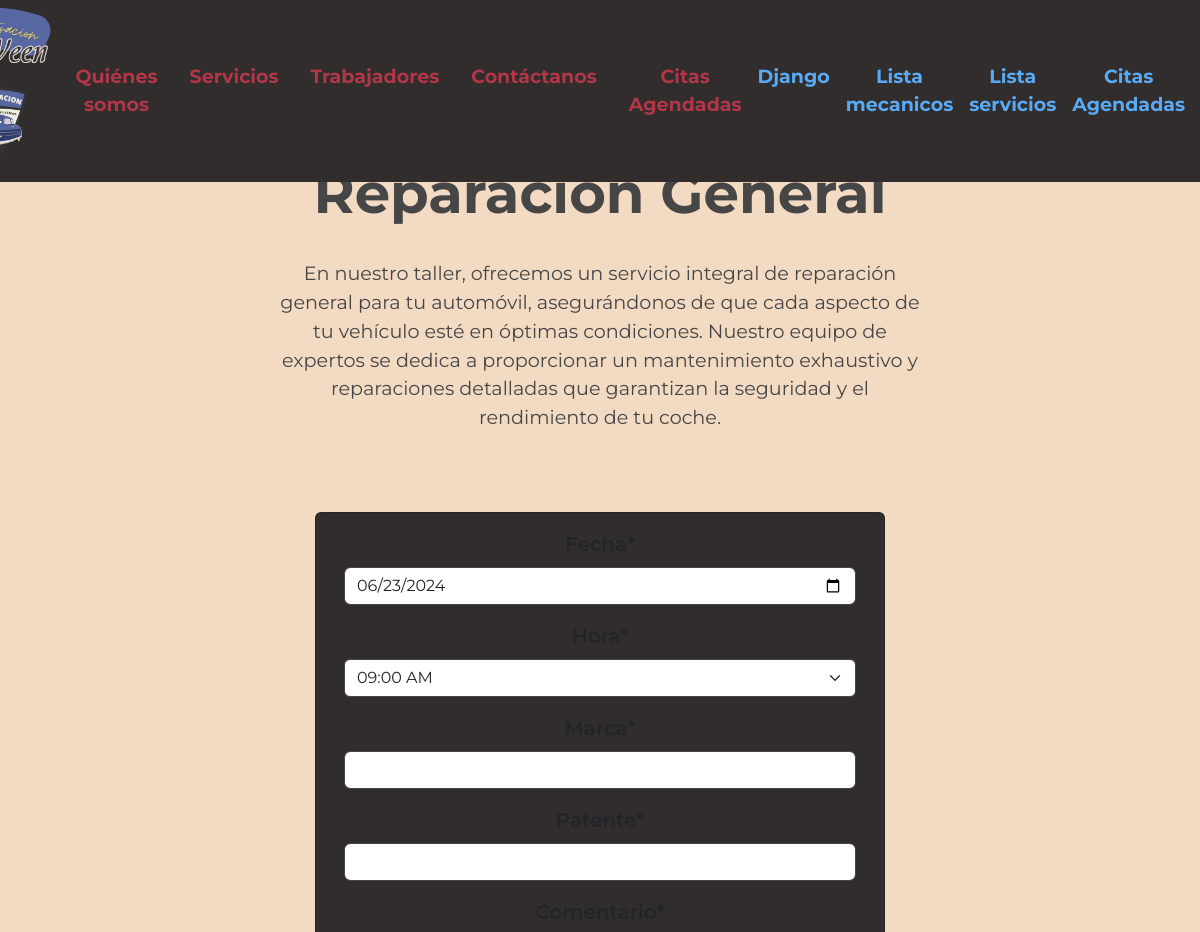
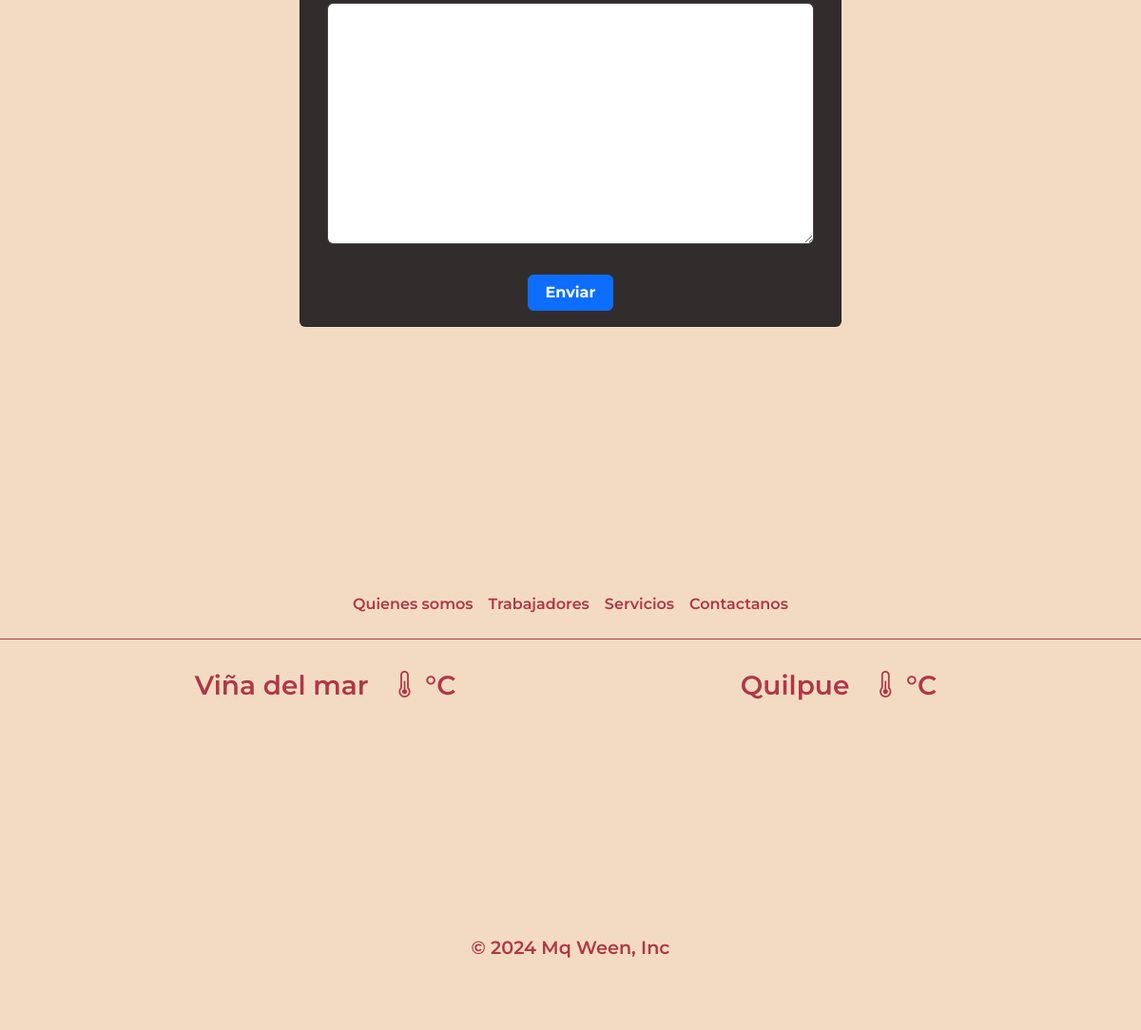
Screenshot of /servicio_detail/1/ (signed in) with the database file from the repository (2 pictures, top to bottom).
### base/models.py (models this page shows, shortened)
class Servicio(models.Model):
    id_servicio = models.AutoField(primary_key=True)
    nombre = models.CharField(max_length=50)
    precio = models.IntegerField(null=True,validators=[MaxValueValidator(9999999999)])
    descripcion = models.TextField()
    imagen = models.ImageField(upload_to='servicios', null=True, blank=True)
    def __str__(self):
        return self.nombre

### base/views.py (the view, shortened to what this page needs)
# urls.py: path('servicio_detail/<int:id_servicio>/',views.servicio_detail, name='servicio_detail'),
@login_required
def servicio_detail(request,id_servicio):
    servicio = get_object_or_404(Servicio, id_servicio=id_servicio)
    usuario, created = clienteUser.objects.get_or_create(user=request.user)
    form = citaForm();
    context = {'servicio':servicio,'form':form}
    return render(request, 'base/servicio_detail.html', context)

### base/forms.py
class citaForm(forms.ModelForm):
    fecha = forms.DateField(required=True,initial=datetime.date.today,widget=NumberInput(attrs={'type': 'date'}))
    hora = forms.ChoiceField(required=True,choices=HORAS_DISPONIBLES,widget=forms.Select())
    marca = forms.CharField(required=True,max_length=50)
    patente = forms.CharField(required=True,max_length=50)
    comentario = forms.CharField(required=True,widget=forms.Textarea)
    class Meta:
        model = Cita
        fields = ['fecha', 'hora', 'marca', 'patente', 'comentario']

### base/templates/base/servicio_detail.html (shortened to what this page needs)
{% extends '../base.html' %}
{% load static %}
{% load crispy_forms_tags %}
{% block content %}
<link rel="stylesheet" href="{% static 'css/servicios.css' %}">
    <section>
        <h1>{{servicio}}</h1>
        <div class="d-flex justify-content-center align-items-center" style="height: auto; width: 40rem; margin: auto;">
            <div class="text-center" style="width: 100%; height: 100%;">
                <p>{{ servicio.descripcion }}</p>
            </div>
        </div>
        <div class="container mt-5 mb-5">
            <div class="row justify-content-center">
                <div class="card col-md-6" style="background-color: var(--negro);">
                    <form method="POST" enctype="multipart/form-data" class="needs-validation" novalidate>
                        <div class="form-group texto-color fs-5 fw-semibold p-3">
                            {{form.fecha|as_crispy_field}}
                            {{form.hora|as_crispy_field}}
                            {{form.marca|as_crispy_field}}
                            {{form.patente|as_crispy_field}}
                            {{form.comentario|as_crispy_field}}
                        </div>
                        <div class="d-grid gap-2 col-2 mx-auto">
                            <button type="submit" class="btn btn-primary fw-bold mb-3">Enviar</button>
                        </div>
                    </form>
                </div>
            </div>
        </div>
        <br>
    </section>
    {% endblock %}

### base/static/css/base.css (style rules this page uses)
:root { --rojo: #b03648 !important; --gris: #474646 !important; --piel: #f3dbc3 !important; --amarillo: #dfdf96 !important; --purpura: #612CEE !important; --verde: #5FD315 !important; --celeste: #26CAC0 !important; --naranja: #FF7F50 !important; --azul: #59aaf5 !important; --rosa: #FF1493 !important; --blanco: #FFFFFF !important; --negro: #322D2D !important; --bs-border-color: var(--gris) !important; }
html { font-size: 100%; box-sizing: border-box; }
*, *:before, *:after { box-sizing: inherit; }
* { box-sizing: border-box; text-decoration: none; margin: 0; padding: 0; font-family: 'Montserrat',sans-serif; }
body { margin: 0; background-color: var(--piel); }

### base/static/css/servicios.css (style rules this page uses)
section { background-color: var(--piel); padding-top: 10rem; text-align: center; color: var(--gris); padding-bottom: 10rem; }
h1 { font-weight: bold; font-size: 3.5rem; margin-bottom: 2rem; }
p { font-size: 1.2rem; margin-bottom: 2rem; }

### rows the page displays
Servicio: nombre "Reparación General", descripcion "En nuestro taller, ofrecemos un servicio integral de reparación general para tu automóvil, asegurándonos de que cada aspecto de tu vehículo esté en óptimas condiciones. Nuestro equipo de expertos se dedica a proporcionar un mantenimiento exhaustivo y reparaciones detalladas que garantizan la seguridad y el rendimiento de tu coche."
